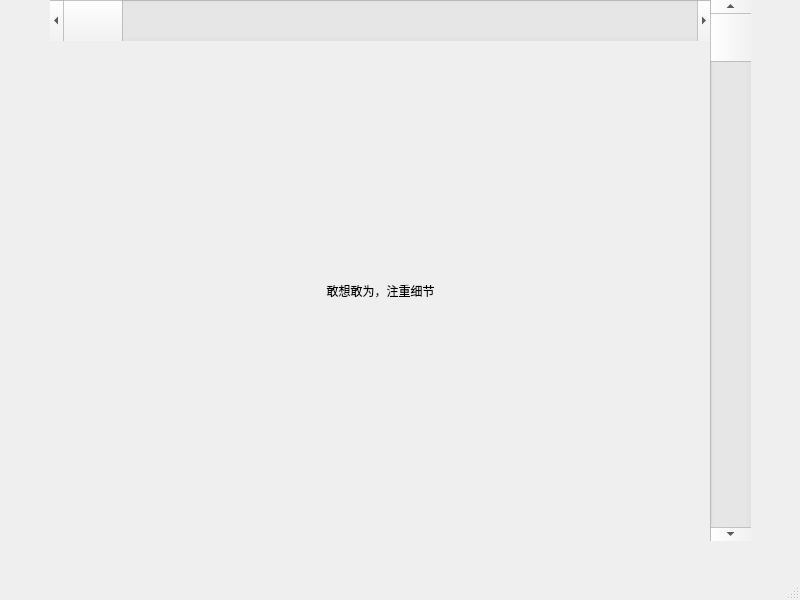
<?xml version="1.0" encoding="UTF-8"?>
<ui version="4.0">
 <class>MainWindow</class>
 <widget class="QMainWindow" name="MainWindow">
  <property name="geometry">
   <rect>
    <x>0</x>
    <y>0</y>
    <width>800</width>
    <height>600</height>
   </rect>
  </property>
  <property name="windowTitle">
   <string>MainWindow</string>
  </property>
  <widget class="QWidget" name="centralwidget">
   <widget class="QScrollBar" name="horizontalScrollBar">
    <property name="geometry">
     <rect>
      <x>50</x>
      <y>0</y>
      <width>661</width>
      <height>41</height>
     </rect>
    </property>
    <property name="orientation">
     <enum>Qt::Horizontal</enum>
    </property>
   </widget>
   <widget class="QScrollBar" name="verticalScrollBar">
    <property name="geometry">
     <rect>
      <x>710</x>
      <y>0</y>
      <width>41</width>
      <height>541</height>
     </rect>
    </property>
    <property name="orientation">
     <enum>Qt::Vertical</enum>
    </property>
   </widget>
   <widget class="QWidget" name="horizontalLayoutWidget">
    <property name="geometry">
     <rect>
      <x>50</x>
      <y>40</y>
      <width>661</width>
      <height>501</height>
     </rect>
    </property>
    <layout class="QHBoxLayout" name="horizontalLayout">
     <item>
      <widget class="QLabel" name="label">
       <property name="text">
        <string>敢想敢为，注重细节</string>
       </property>
       <property name="alignment">
        <set>Qt::AlignCenter</set>
       </property>
      </widget>
     </item>
    </layout>
   </widget>
  </widget>
  <widget class="QMenuBar" name="menubar">
   <property name="geometry">
    <rect>
     <x>0</x>
     <y>0</y>
     <width>800</width>
     <height>26</height>
    </rect>
   </property>
  </widget>
  <widget class="QStatusBar" name="statusbar"/>
 </widget>
 <resources/>
 <connections/>
</ui>
